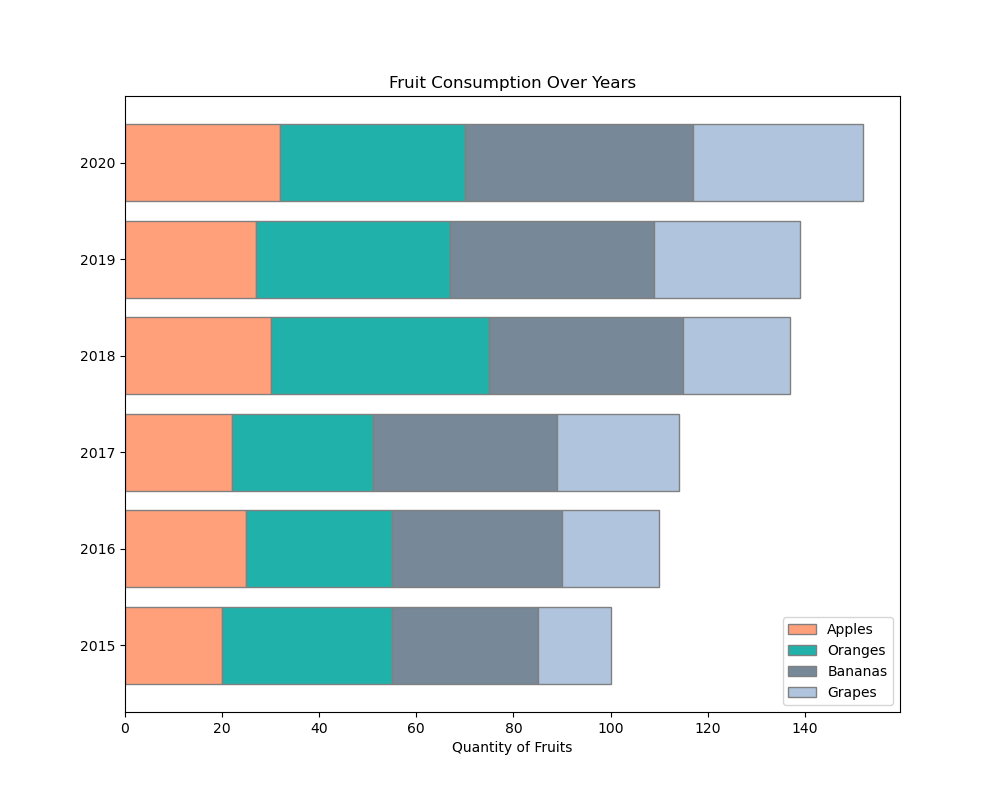

This figure's Python source:

import matplotlib.pyplot as plt
import pandas as pd

# Data
data = {
    'Year': [2015, 2016, 2017, 2018, 2019, 2020],
    'Apples': [20, 25, 22, 30, 27, 32],
    'Oranges': [35, 30, 29, 45, 40, 38],
    'Bananas': [30, 35, 38, 40, 42, 47],
    'Grapes': [15, 20, 25, 22, 30, 35]
}

df = pd.DataFrame(data)

# Plotting the horiztonal stacked bar chart
fig, ax = plt.subplots(figsize=(10, 8))

ax.barh(df['Year'], df['Apples'], color='#FFA07A', edgecolor='grey', height=0.8, label='Apples')
ax.barh(df['Year'], df['Oranges'], left=df['Apples'], color='#20B2AA', edgecolor='grey', height=0.8, label='Oranges')
ax.barh(df['Year'], df['Bananas'], left=df['Apples']+df['Oranges'], color='#778899', edgecolor='grey', height=0.8, label='Bananas')
ax.barh(df['Year'], df['Grapes'], left=df['Apples']+df['Oranges']+df['Bananas'],
        color='#B0C4DE', edgecolor='grey', height=0.8, label='Grapes')

ax.set_xlabel('Quantity of Fruits')
ax.set_title('Fruit Consumption Over Years')
ax.legend()

plt.show()
